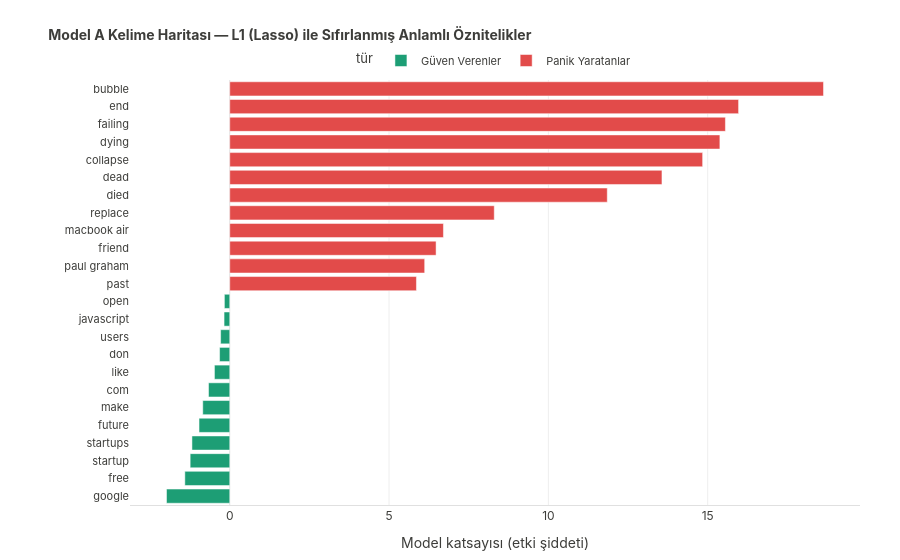

Here is the notebook cell this chart was saved with:
### Code cell
from sklearn.feature_extraction.text import TfidfVectorizer
from sklearn.linear_model import LogisticRegression
from sklearn.model_selection import train_test_split
from sklearn.metrics import classification_report
import scipy.sparse as sp
import pandas as pd
import numpy as np
import duckdb
import plotly.express as px

df_ml = duckdb.query("SELECT * FROM ml_hazir_veri").df()



vectorizer = TfidfVectorizer(
    max_features=2500,
    stop_words='english',
    ngram_range=(1, 2),
    min_df=25,       
    max_df=0.3,       
    token_pattern=r'[a-zA-Z]{3,}'
)

X_raw = vectorizer.fit_transform(df_ml['title'])
y_raw = df_ml['panik_etiketi'].values

X_train, X_test, y_train, y_test = train_test_split(
    X_raw, y_raw, test_size=0.2, random_state=42, stratify=y_raw
)

panik_idx  = np.where(y_train == 1)[0]
normal_idx = np.where(y_train == 0)[0]

n_samples = len(normal_idx)
chosen = np.random.RandomState(42).choice(panik_idx, size=n_samples, replace=True)

X_train_bal = sp.vstack([X_train[normal_idx], X_train[chosen]])
y_train_bal = np.concatenate([y_train[normal_idx], y_train[chosen]])


model_a = LogisticRegression(
    penalty='l1', 
    solver='liblinear', 
    C=0.05, 
    class_weight='balanced', 
    max_iter=1000, 
    random_state=42
)
model_a.fit(X_train_bal, y_train_bal)


print("L1 Regülasyonlu Model Başarım Raporu:")
print(classification_report(y_test, model_a.predict(X_test), target_names=['Normal', 'Panik']))


feature_names = vectorizer.get_feature_names_out()
coef = model_a.coef_[0]

coef_ham = pd.Series(coef, index=feature_names)

top_n      = 12
top_panik  = coef_ham.nlargest(top_n)
top_normal = coef_ham.nsmallest(top_n)


df_feat = pd.concat([
    pd.DataFrame({'kelime': top_panik.index,  'ağırlık': top_panik.values,  'tür': 'Panik Yaratanlar'}),
    pd.DataFrame({'kelime': top_normal.index, 'ağırlık': top_normal.values, 'tür': 'Güven Verenler'})
]).sort_values(by='ağırlık')

FONT_COLOR = '#3d3d3a'
GRID_COLOR = 'rgba(0,0,0,0.07)'
LINE_COLOR = 'rgba(0,0,0,0.12)'

fig3 = px.bar(
    df_feat, x='ağırlık', y='kelime', color='tür',
    orientation='h',
    color_discrete_map={'Panik Yaratanlar': '#E24B4A', 'Güven Verenler': '#1D9E75'},
    title='<b> Model A Kelime Haritası — L1 (Lasso) ile Sıfırlanmış Anlamlı Öznitelikler</b>',
    labels={'ağırlık': 'Model katsayısı (etki şiddeti)', 'kelime': ''},
    template='plotly_white',
    height=580
)

fig3.update_layout(
    paper_bgcolor='rgba(0,0,0,0)',
    plot_bgcolor='rgba(0,0,0,0)',
    font=dict(family='Inter, Arial, sans-serif', size=12, color=FONT_COLOR),
    title=dict(font=dict(size=14, color=FONT_COLOR)),
    legend=dict(orientation='h', y=1.08, x=0.5, xanchor='center', font=dict(size=11, color=FONT_COLOR), bgcolor='rgba(0,0,0,0)'),
    margin=dict(l=130, r=40, t=80, b=50)
)

fig3.update_xaxes(showgrid=True, gridcolor=GRID_COLOR, showline=True, linecolor=LINE_COLOR, tickfont=dict(color=FONT_COLOR), zeroline=True, zerolinecolor=LINE_COLOR, zerolinewidth=1)
fig3.update_yaxes(showgrid=False, showline=False, tickfont=dict(size=11, color=FONT_COLOR))

fig3.show()

### Figure 1 — Plotly figure (JSON) as saved in the notebook; plotly's stock layout.template omitted (floating-point values rounded to 4 significant figures)
{"data": [{"hovertemplate": "tür=Güven Verenler<br>Model katsayısı (etki şiddeti)=%{x}<br>=%{y}<extra></extra>", "legendgroup": "Güven Verenler", "marker": {"color": "#1D9E75", "pattern": {"shape": ""}}, "name": "Güven Verenler", "orientation": "h", "showlegend": true, "textposition": "auto", "type": "bar", "x": [-1.985, -1.41, -1.243, -1.186, -0.9644, -0.8476, -0.6665, -0.4806, -0.3191, -0.2871, -0.1783, -0.1684], "xaxis": "x", "y": ["google", "free", "startup", "startups", "future", "make", "com", "like", "don", "users", "javascript", "open"], "yaxis": "y"}, {"hovertemplate": "tür=Panik Yaratanlar<br>Model katsayısı (etki şiddeti)=%{x}<br>=%{y}<extra></extra>", "legendgroup": "Panik Yaratanlar", "marker": {"color": "#E24B4A", "pattern": {"shape": ""}}, "name": "Panik Yaratanlar", "orientation": "h", "showlegend": true, "textposition": "auto", "type": "bar", "x": [5.859, 6.118, 6.476, 6.706, 8.301, 11.85, 13.57, 14.84, 15.38, 15.56, 15.97, 18.64], "xaxis": "x", "y": ["past", "paul graham", "friend", "macbook air", "replace", "died", "dead", "collapse", "dying", "failing", "end", "bubble"], "yaxis": "y"}], "layout": {"autosize": true, "barmode": "relative", "font": {"color": "#3d3d3a", "family": "Inter, Arial, sans-serif", "size": 12}, "legend": {"bgcolor": "rgba(0, 0, 0, 0)", "font": {"color": "#3d3d3a", "size": 11}, "orientation": "h", "title": {"text": "tür"}, "tracegroupgap": 0, "x": 0.5, "xanchor": "center", "y": 1.08}, "margin": {"b": 50, "l": 130, "r": 40, "t": 80}, "paper_bgcolor": "rgba(0, 0, 0, 0)", "plot_bgcolor": "rgba(0, 0, 0, 0)", "title": {"font": {"color": "#3d3d3a", "size": 14}, "text": "<b> Model A Kelime Haritası — L1 (Lasso) ile Sıfırlanmış Anlamlı Öznitelikler</b>"}, "xaxis": {"anchor": "y", "autorange": true, "domain": [0, 1], "gridcolor": "rgba(0, 0, 0, 0.07)", "linecolor": "rgba(0, 0, 0, 0.12)", "range": [-3.131, 19.78], "showgrid": true, "showline": true, "tickfont": {"color": "#3d3d3a"}, "title": {"text": "Model katsayısı (etki şiddeti)"}, "type": "linear", "zeroline": true, "zerolinecolor": "rgba(0, 0, 0, 0.12)", "zerolinewidth": 1}, "yaxis": {"anchor": "x", "autorange": true, "domain": [0, 1], "range": [-0.5, 23.5], "showgrid": false, "showline": false, "tickfont": {"color": "#3d3d3a", "size": 11}, "title": {"text": ""}, "type": "category"}}}
